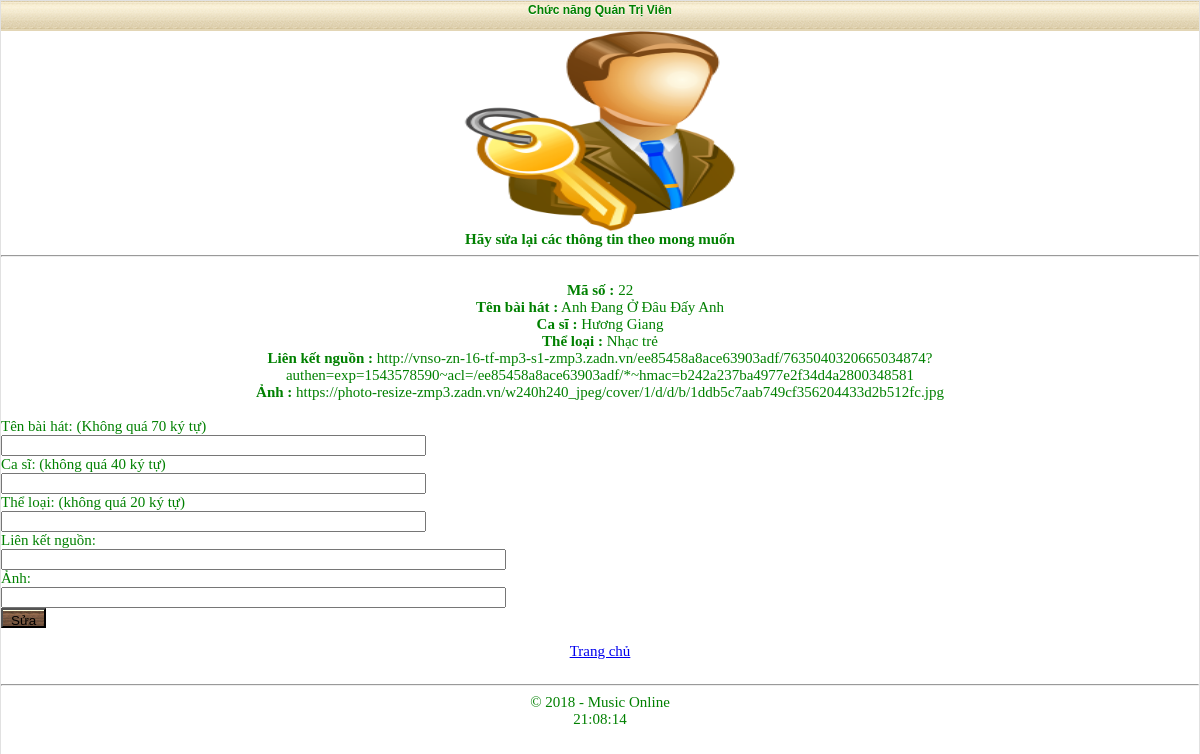
/choosing.php?mod=sua_bh&&maso=22 (signed in), run on the app's committed database.
### tables this page shows
CREATE TABLE `baihat` (
  `idBH` int(20) NOT NULL,
  `TenBH` varchar(100) NOT NULL,
  `theloai` varchar(50) NOT NULL,
  `casi` varchar(50) NOT NULL,
  `mp3` text NOT NULL,
  `anh` text NOT NULL
);

### system/include/settings.inc (called while the page is built, shortened)
<?php
if (isset ($_SESSION['log']) && isset ($_SESSION['pass'])) {
    $log = $_SESSION['log'];
    $pas = $_SESSION['pass'];
}
elseif (isset ($_COOKIE['log']) && isset ($_COOKIE['pas'])) {
    $log = base64_decode($_COOKIE['log']);
    $_SESSION['log'] = $log;
    $pas = $_COOKIE['pas'];
    $_SESSION['pass'] = $pas;
}
$req = mysql_query("SELECT * FROM `users` WHERE `usr` = '$log' and `pass`='$pas' LIMIT 1");
$avto = mysql_num_rows($req);
if ($avto == 1)
    $thonline = 1;
?>

### choosing.php (the view, shortened to what this page needs)
<?php
include('system/include/settings.inc');
include('system/include/head.inc');
echo '<div class="title"><center>Chức năng Quản Trị Viên</center></div><div>';
if($thonline == 1)
{
    echo '<center><img src="qtv.png" width="30%" height="25%"></center>';
switch($_GET[mod])
{
case 'sua_bh':
     $id=abs(intval($_GET['maso']));
    $req1 = mysql_query("SELECT * FROM `baihat` WHERE `idBH`='$id'");
    $b = mysql_fetch_array($req1);
$avto1=mysql_num_rows($req1);
if($avto1<1)
{
    echo '<div id="thongbao">Bài hát không tồn tại.</div><br>';
break;
}
else
{
    echo '<b><center>Hãy sửa lại các thông tin theo mong muốn<hr>
    <br>Mã số :</b> '.$id.'
    <br><b>Tên bài hát :</b> '.$b[TenBH].'
    <br><b>Ca sĩ :</b> '.$b[casi].'
    <br><b>Thể loại :</b> '.$b[theloai].'
    <br><b>Liên kết nguồn :</b> '.$b[mp3].'
    <br><b>Ảnh :</b> '.$b[anh].'</b></center><br>';
    echo '<form action="choosing.php?mod=sua&id='.$id.'" method="post">';
echo"Tên bài hát: (Không quá 70 ký tự)<br/>
<input class='input' type=\"text\" value=\"\" size=\"50\" name=\"ten\"/><br/>
Ca sĩ: (không quá 40 ký tự)<br/>
<input class='input' type=\"text\" value=\"\" size=\"50\" name=\"casi\"/><br/>
Thể loại: (không quá 20 ký tự)<br/>
<input class='input' type=\"text\" value=\"\" size=\"50\" name=\"theloai\"/><br/>
Liên kết nguồn:<br/>
<input class='input' type=\"text\" value=\"\" size=\"60\" name=\"duongdan\"/><br/>
Ảnh:<br/>
<input class='input' type=\"text\" value=\"\" size=\"60\" name=\"anh\"/><br/>
<input class=\"button\" type=\"submit\" value=\"Sửa\" /></form>";
}
break;
}
echo '<a href="?"><center>Trang chủ</center></a><br>';
}else{
header ('Location: index.php');
}
echo '<hr>';
include('system/include/end.inc');
?>

### system/themes/style2.css (style rules this page uses)
.title { font-size:12px; font-family:Geneva, Arial, Helvetica, sans-serif; background:#E3D6B6 url(razdel.png) repeat-x; padding-right: 0px; padding-left: 0px; height: 28px; font-weight: bold; text-align: left; text-shadow: #fff 0px 1px 0px; padding-top: 2px; }
.button { text-align:center; height:20px; white-space:normal; background-repeat: no-repeat; background-position: center top; font-weight: normal; background-color: #F9F1D9; background-image: url(bottom2.png); padding-top: 3px; padding-right: 8px; padding-bottom: 1px; padding-left: 8px; }

### data on the page
baihat: TenBH "Anh Đang Ở Đâu Đấy Anh", casi "Hương Giang", theloai "Nhạc trẻ", mp3 "http://vnso-zn-16-tf-mp3-s1-zmp3.zadn.vn/ee85458a8ace63903adf/7635040320665034874?authen=exp=1543578590~acl=/ee85458a8ace63903adf/*~hmac=b242a237ba4977e2f34d4a2800348581", anh "https://photo-resize-zmp3.zadn.vn/w240h240_jpeg/cover/1/d/d/b/1ddb5c7aab749cf356204433d2b512fc.jpg"

### other printed values
$id "22"
